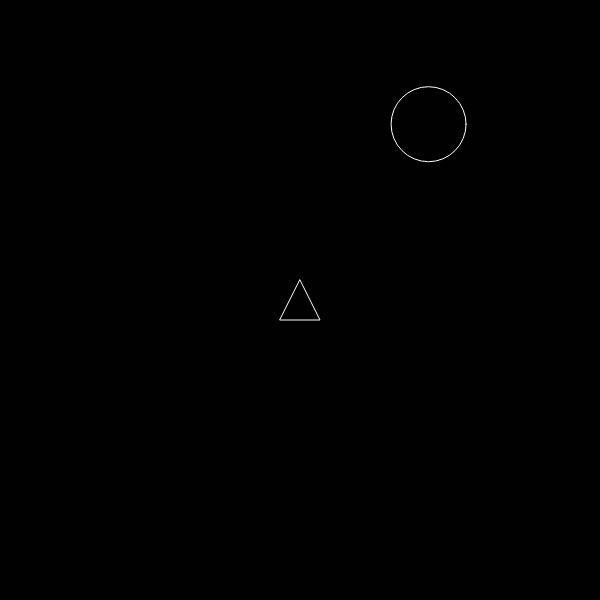
Frame 1 (no input)
Frame 60 (no input): identical to frame 1, image omitted
Frame 120 (the mouse pressed at the canvas centre since frame 60): identical to frame 1, image omitted

The p5.js sketch that drew this single still picture (run headless with seeded random() and noise() and a simulated clock; from frame 60 on, the mouse is pressed at the canvas centre):

// p5.js sketch
// ── sketch.js

var ship;
var rock = [];

function setup() {
  createCanvas(600,600);
  s = new Ship();
  rock.push(new Rock());
}


function draw() {
  background(1);
  // debugger
  s.drawShip();

  for (var i = 0; i < rock.length; i++) {
    rock[i].render();
  }
}

// function key() {
//   if (keyCode ===LEFT_ARROW) {
//     s.rotate(-PI/20);
//   } else if (keyCode === RIGHT_ARROW) {
//     s.rotate(PI/20);
//   }
// }

// ── lazer.js
function Lazer(center, direction) {
  this.center = createVector(center.x, center.y);
  this.vel = p5.Vector.fromAngle(direction);

  this.update = function () {
    this.center.add(this.vel);

  };

  this.render = function() {
    stroke(255);
    point(this.center.x, this.center.y);
  };
}

// ── rock.js
function Rock() {

  this.center = createVector(random(width), random(height));
  this.r = 75;

  this.render = function() {
    translate(this.center.x, this.center.y);
    stroke(255);
    noFill();
    ellipse(0,0, this.r);
  };

}

// ── ship.js
function Ship() {
  // this.pos = [300, 240, 240, 360, 360, 360];
  // this.center = [(this.pos[2] + this.pos[4]) /2, (this.pos[1] + this.pos[3]) /2];
  // this.dir = PI/3.0;
  this.center = createVector(300,300);
  this.direction = -PI / 2;
  this.r = 20;
  this.vel = createVector(0,0);

  this.drawShip = function() {
    push();
    translate(this.center.x, this.center.y);
    this.move();
    this.wrap();
    rotate(this.direction + PI/2);
    stroke(255);
    noFill();
    // this.fire();
    triangle(-this.r, this.r, this.r, this.r, 0, -this.r);
    pop();
  };

  this.move = function() {
    this.center.add(this.vel);
    this.vel.mult(.97);

    if (keyIsDown(LEFT_ARROW))
    this.direction += -(PI/20);
    if (keyIsDown(RIGHT_ARROW))
    this.direction += (PI/20);
    if (keyIsDown(UP_ARROW))
    this.boost();


    // this.center =

    // this.end = [cos(this.theta) * (x-this.center[0]) - sin(this.theta) * (y-this.center[1]) + this.center[0], sin(this.theta) * (x-this.center[0]) + cos(this.theta) * (y-this.center[1]) + this.center[1]];

    // this.direction += this.theta;
    // this.theta = 0;
  };

  this.boost = function() {
    var force = p5.Vector.fromAngle(this.direction);
    this.vel.add(force);
  };

  this.wrap = function() {
    if (this.center.x > 600) {
      this.center.x = 0;
    } else if (this.center.x < 0) {
      this.center.x = width;
    }else if (this.center.y < 0) {
      this.center.y = width;
    }else if (this.center.y < 0) {
      this.center.y = width;
    }
  };

}
